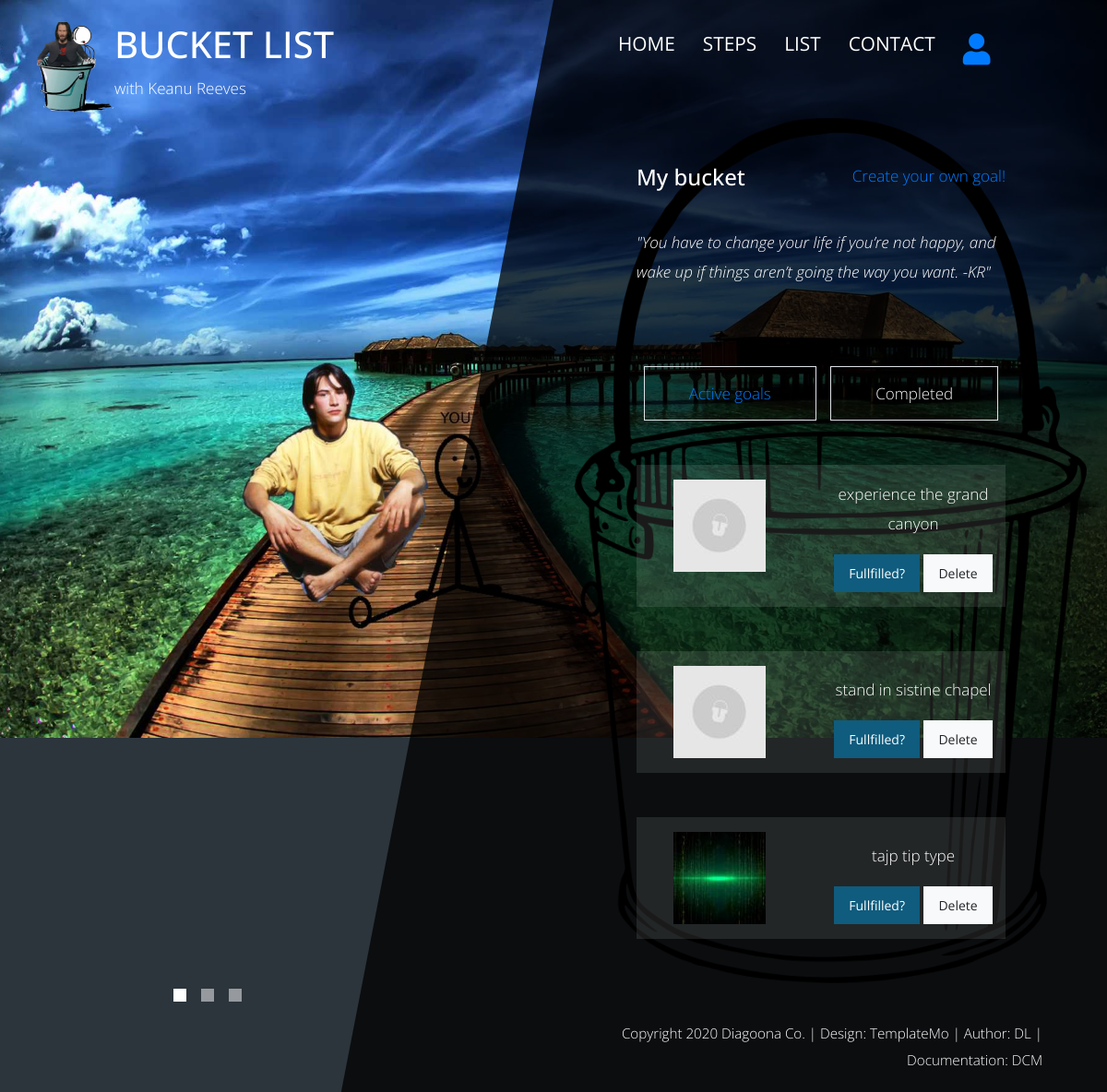
Page /index.php?page=bucket (signed in) on the committed database.
### tables this page shows
CREATE TABLE `menu` (
  `id_menu` int(255) NOT NULL,
  `name` varchar(100) NOT NULL,
  `path` varchar(150) NOT NULL,
  `parent` int(50) DEFAULT NULL,
  `position` int(50) NOT NULL
);

CREATE TABLE `bucket` (
  `id_bucket` int(255) NOT NULL,
  `user_ID` int(255) NOT NULL,
  `list_ID` int(255) NOT NULL,
  `date` datetime NOT NULL,
  `done` tinyint(1) NOT NULL
);

CREATE TABLE `image` (
  `id_image` int(255) NOT NULL,
  `src_small` varchar(255) NOT NULL,
  `src` varchar(255) NOT NULL,
  `alt` varchar(255) NOT NULL
);

CREATE TABLE `list` (
  `id_list` int(255) NOT NULL,
  `name` varchar(255) NOT NULL,
  `image_ID` int(50) NOT NULL,
  `category_ID` int(50) NOT NULL
);

### models/category/functions.php (called while the page is built, shortened)
<?php
    function getMenu(){
        return ("select * from menu where parent is null order by position");
    }
?>

### config/connection.php (called while the page is built, shortened)
<?php
try {
    $conn = new PDO("mysql:host=".SERVER.";dbname=".DATABASE.";charset=utf8", USERNAME, PASSWORD);
    $conn->setAttribute(PDO::ATTR_DEFAULT_FETCH_MODE, PDO::FETCH_OBJ);
    $conn->setAttribute(PDO::ATTR_ERRMODE, PDO::ERRMODE_EXCEPTION);
}
catch(PDOException $ex){
    echo $ex->getMessage();
}
function queryExecute($query){
    global $conn;
    return $conn->query($query)->fetchAll();
}
?>

### models/bucket/functions.php (the view, shortened to what this page needs)
<?php
    function getGoals($id_user,$done){
        global $conn;
        $agoal = $conn -> prepare("SELECT *, l.name as listName FROM bucket b INNER JOIN list l on b.list_id=l.id_list INNER JOIN image i on l.image_ID=i.id_image WHERE b.user_ID=? and b.done=?");
        $agoal -> execute([$id_user,$done]);
        if ($agoal->rowCount() > 0) {
            $agoal = $agoal->fetchAll();
            return $agoal;
        }
    }
    function ispisiGoals($data){
        if ($data) {
            foreach ($data as $d) {
                echo "
                    <div class='tm-row my-5 transparentno py-3'>
                    <div class='tm-col-left'>
                        <img src='assets/img/lists/$d->src_small' alt='$d->alt'>
                    </div>
                    <div class='tm-col-right px-1 mt-auto text-center'>
                        <p>$d->listName</p>
                        <div class='d-flex justify-content-center'>
                            <form method='post' action='models/bucket/change.php'>
                    ";
                if($d->done==0){
                    echo "<input type='hidden' value='$d->id_bucket' name='idBucketDo'/>
                    <button type='submit' data-idbaket='' name='dugmeDone' class='btn btn-success btn-sm px-3 plavo '>Fullfilled?</button>";
                }
                echo    "
                                <input type='hidden' value='$d->id_bucket' name='idBucketDelete'/>
                                <button type='submit' name='dugmeDelete' class='btn btn-light border-0 btn-sm px-3'>Delete</button>
                            </form>
                        </div>
                    </div>
                </div>
                ";
            }
        }
        else{
            echo "<h5>None taken</h5>";
        }
    }
?>

### views/fixed/nav.php (shortened to what this page needs)
<div class="tm-container">
    <div class="tm-row pt-4">
        <div class="tm-col-left">
            <div class="tm-site-header media">
                <a href="index.php" title="Home page" >
                    <img src="assets/img/logogo.png" alt="">
                </a>
                <div class="media-body">
                    <h1 class="tm-sitename text-uppercase">Bucket List</h1>
                    <p class="tm-slogon">with Keanu Reeves</p>
                </div>
            </div>
        </div>
        <div class="tm-col-right">
            <nav class="navbar navbar-expand-lg" id="tm-main-nav">
                <div class="collapse navbar-collapse tm-nav" id="navbar-nav">
                    <ul class="navbar-nav text-uppercase">
                        <?php
                        require_once("config/connection.php");
                        require_once("models/category/functions.php");
                        $meni = queryExecute(getMenu());
                        foreach ($meni as $m) : ?>
                            <?php if ($m->name == "ikonica") : ?>
                                <li class="nav-item text-center">
                                    <a href="<?= $m->path ?>" id="juzer">
                                        <i class="fas fa-user fa-2x mt-1"></i>
                                    </a>
                                </li>
                                <?php continue ?>
                            <?php endif ?>
                            <li class="nav-item">
                                <a class="nav-link tm-nav-link" href="<?= $m->path; ?>"><?= $m->name; ?> <span class="sr-only">(current)</span></a>
                            </li>
                        <?php endforeach ?>
                    </ul>
                </div>
            </nav>
        </div>
    </div>

### assets/css/templatemo-diagoona.css (style rules this page uses)
body { font-family: 'Open Sans', Arial, sans-serif; font-size: 17px; font-weight: 300; overflow-x: hidden; color: white; background-color: #2C353C; }
a { transition: all 0.3s ease; text-decoration: none; }
ul { padding: 0; }
p { line-height: 1.9; }
.navbar-expand-lg { padding-left: 0; padding-right: 0; }
.navbar-expand-lg .navbar-nav .nav-link { padding: 0; }
.navbar-expand-lg .navbar-nav .tm-nav-link { font-size: 1.3rem; font-weight: 400; color: white; padding-bottom: 30px; }
.nav-item { margin-right: 60px; }
.nav-item:last-child { margin-right: 0; }
.tm-container { width: 100%; height: 100%; min-height: 100vh; position: relative; display: flex; flex-direction: column; justify-content: space-between; }
.tm-row { display: flex; }
.tm-col-left { width: 50%; height: 100%; padding-left: 40px; padding-right: 40px; }
.tm-col-right { width: 50%; height: 100%; padding-left: 70px; padding-right: 70px; }
.btn { padding: 10px 25px; border-radius: 0; }
@media (max-width: 1200px) { .nav-item { margin-right: 30px; } }

### assets/css/style.css (style rules this page uses)
.plavo { background-color: #0f5c7e !important; border: 0px !important; }
.transparentno { background-color: rgba(255, 255, 255,0.1) !important; }

### rows in the picture
menu: name "HOME"
menu: name "STEPS"
menu: name "LIST"
menu: name "CONTACT"
bucket: image.src_small (placeholder picture), list_ID.name "experience the grand canyon"
bucket: image.src_small (placeholder picture), list_ID.name "stand in sistine chapel"
bucket: image.src_small+alt (placeholder picture), list_ID.name "tajp tip type"
